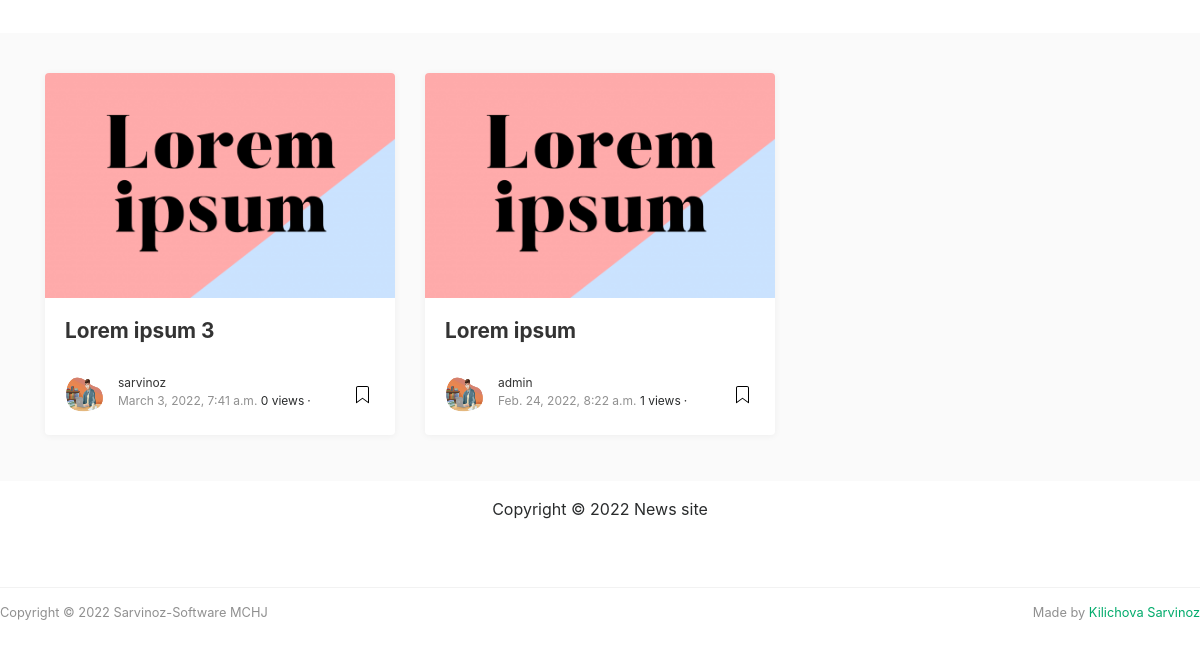
Before: /sarvinoz/ (lower part) with the older database file.
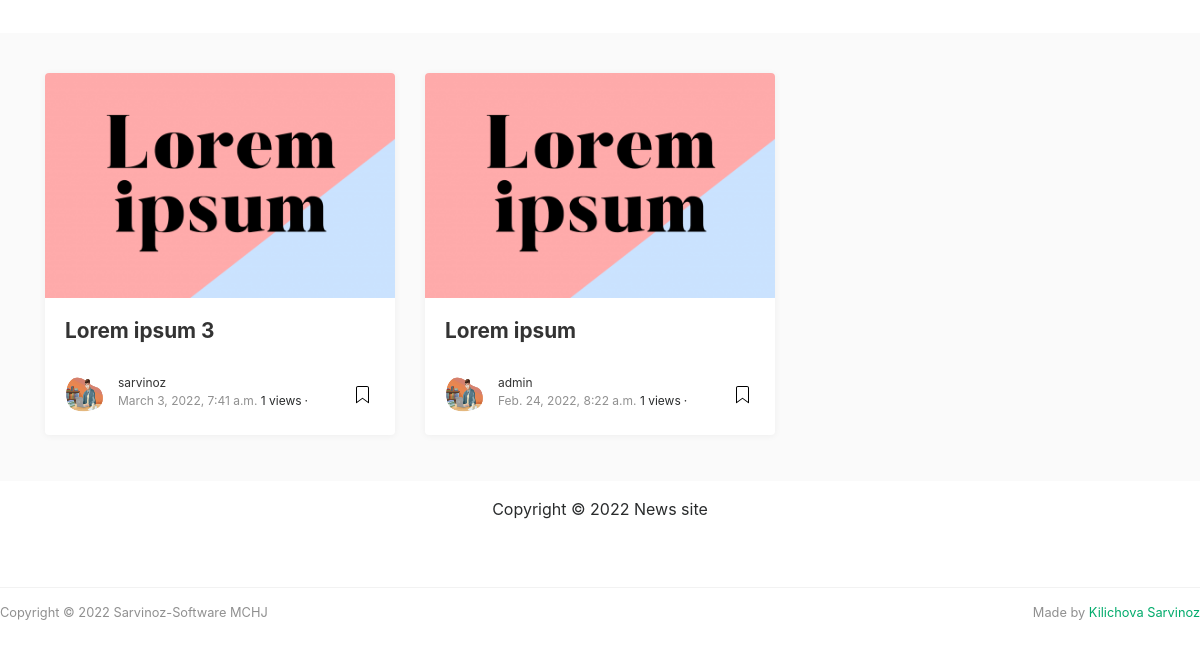
After: the same page with the newer database file.
### App/models.py (models this page shows, shortened)
class Post(models.Model):
  title =  models.CharField(max_length=200, unique=True)
  slug =   models.SlugField(max_length=200, unique=True)
  author = models.ForeignKey(user_profile, null=True,  on_delete=models.CASCADE, related_name='post')
  created_on = models.DateTimeField(auto_now_add=True)
  updated_on = models.DateTimeField(auto_now=True)
  content = models.TextField()
  image= models.ImageField(upload_to='images/', null=True, verbose_name="")
  count = models.IntegerField(default=0)
  status = models.IntegerField(choices=STATUS, default=0)
  class Meta:
    ordering = ['-count']
    ordering = ['-created_on']
  def add_visit(self):
        if self.count is not None:
            self.count += 1
        else:
            self.count = 0

class user_profile(models.Model):
  slug =   models.SlugField(max_length=200, unique=True, default=0)
  user = models.OneToOneField(User, null=True, on_delete=models.CASCADE)
  bio = models.TextField()
  picture = models.ImageField(upload_to='images/users', null=True, verbose_name="")
  status = models.IntegerField(default=0)
  def __str__(self):
    return str(self.user)

### App/views.py (the view)
# urls.py: path('<slug:slug>/', views.DetailView.as_view(), name="post_detail"),
class DetailView(generic.DetailView):
  model = Post
  def get_context_data(self, **kwargs):
        context = super(DetailView, self).get_context_data(**kwargs)
        context['ordered'] = Post.objects.filter(status=1).exclude(slug=self.kwargs['slug']).order_by('-created_on')
        self.object.add_visit()
        self.object.save()
        return context
  template_name = 'post_detail.html'

### App/templates/post_detail.html (shortened to what this page needs)
{% extends 'base.html' %}
{% block content %}
{% load static %}
<div class="container">
	<div class="row">
		<div class="col-md-2 col-xs-12">
		</div>
		<div class="col-md-8 col-md-offset-2 col-xs-12">
		</div>
	</div>
</div>
<div class="graybg">
	<div class="container">
		<div class="row listrecent listrelated">
			{% for post in ordered %}
			<div class="col-md-4">
				<div class="card">
					<a href="{% url 'post_detail' post.slug  %}">
					<img class="img-fluid img-thumb" src="{% static post.image %}" alt="">
					</a>
					<div class="card-block">
						<h2 class="card-title"><a href="{% url 'post_detail' post.slug  %}">{{ post.title }}</a></h2>
						<div class="metafooter">
							<div class="wrapfooter">
								<span class="meta-footer-thumb">
									<a href="{% url 'author' post.author.slug  %}"><img class="author-thumb" src="{% static post.author.picture %}"></a>
								</span>
								<span class="author-meta">
								<span class="post-name"><a href="{% url 'author' post.author.slug  %}">{{ post.author }}</a></span><br/>
								<span class="post-date">{{ post.created_on}}</span><span class="dot"> {{ post.count }} views</span>
								</span>
								<span class="post-read-more"><a href="{% url 'post_detail' post.slug  %}" title="Read Story"></a></span>
							</div>
						</div>
					</div>
				</div>
			</div>
			{% endfor %}
		</div>
	</div>
</div>
{% endblock content %}

Changed rows visible on the page:
changed Post "Lorem ipsum 3": count "0" → "1"
